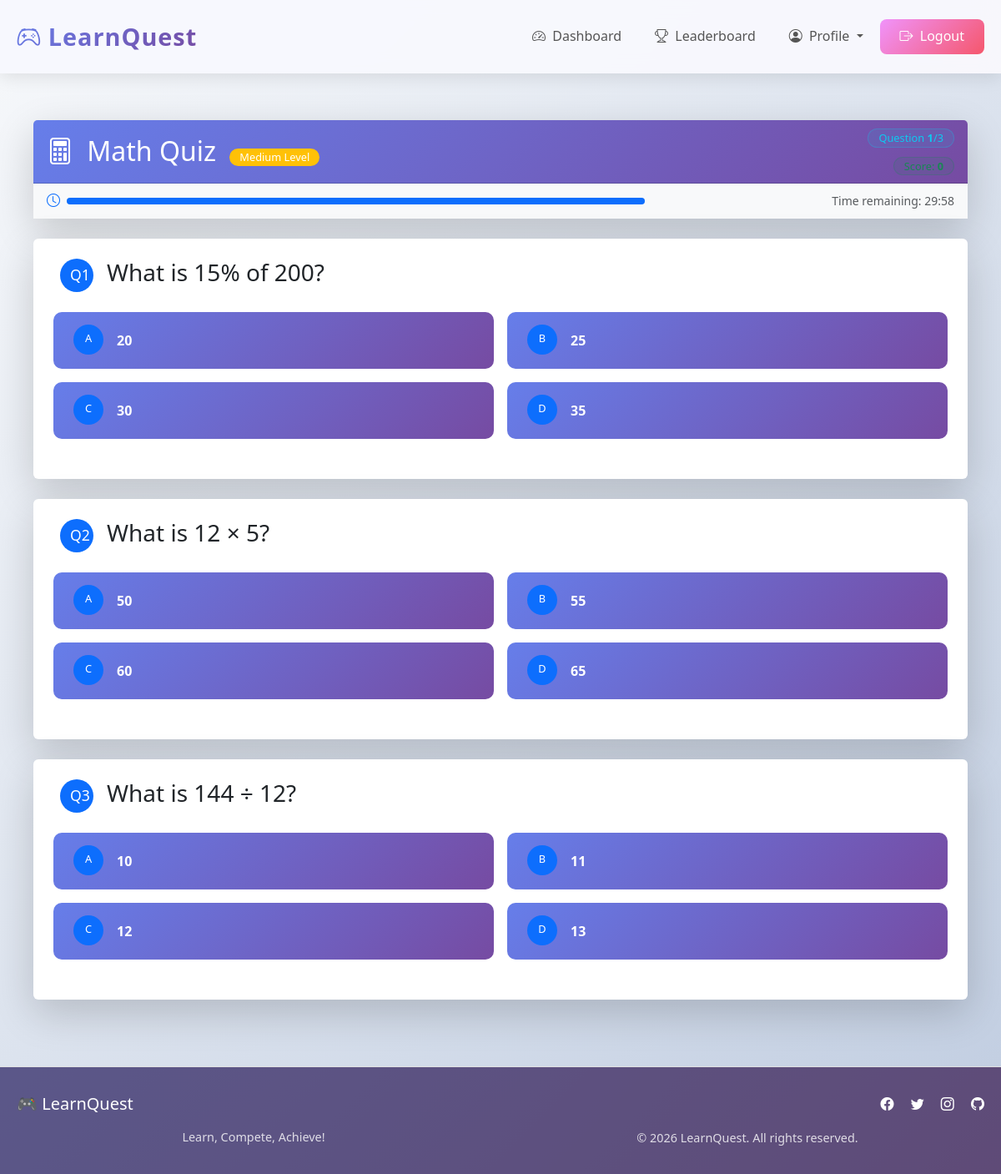
The page /quiz/Math/medium (signed in) on the database its author committed.
### tables this page shows
CREATE TABLE questions (
        id INTEGER PRIMARY KEY AUTOINCREMENT,
        subject TEXT,
        difficulty TEXT,
        question TEXT,
        option_a TEXT,
        option_b TEXT,
        option_c TEXT,
        option_d TEXT,
        correct_answer TEXT,
        explanation TEXT
    );

### app.py (the view)
@app.route('/quiz/<subject>/<difficulty>')
def quiz(subject, difficulty):
    if 'user_id' not in session:
        return redirect(url_for('login'))
    is_daily = request.args.get('daily') == 'true'
    conn = get_db()
    questions = conn.execute('SELECT * FROM questions WHERE subject = ? AND difficulty = ? ORDER BY RANDOM() LIMIT 5',
                            (subject, difficulty)).fetchall()
    conn.close()
    return render_template('quiz.html', questions=questions, subject=subject, difficulty=difficulty, is_daily=is_daily)

### app.py (called while the page is built)
def get_db():
    conn = sqlite3.connect('quiz_platform.db')
    conn.row_factory = sqlite3.Row
    return conn

### templates/quiz.html (shortened to what this page needs)
{% extends "base.html" %}
{% block content %}
<div class="container py-4">
    <div class="row mb-4">
        <div class="col-12">
            <div class="card border-0 shadow-lg animate-fade-in-up">
                <div class="card-header bg-gradient-primary text-white">
                    <div class="row align-items-center">
                        <div class="col-md-8">
                            <h2 class="mb-0">
                                <i
                                    class="bi bi-{% if subject == 'Math' %}calculator{% elif subject == 'Science' %}flask{% elif subject == 'History' %}clock-history{% else %}question-circle{% endif %} me-2"></i>
                                {{ subject }} Quiz
                                <span
                                    class="badge bg-{{ 'success' if difficulty == 'easy' else 'warning' if difficulty == 'medium' else 'danger' }} ms-2">
                                    {{ difficulty|capitalize }} Level
                                </span>
                            </h2>
                        </div>
                        <div class="col-md-4 text-md-end">
                            <div class="d-flex flex-column align-items-md-end">
                                <div class="mb-2">
                                    <span
                                        class="badge bg-info bg-opacity-10 text-info border border-info border-opacity-25">
                                        Question <span id="current-question" class="fw-bold">1</span>/{{
                                        questions|length }}
                                    </span>
                                </div>
                                <div>
                                    <span
                                        class="badge bg-success bg-opacity-10 text-success border border-success border-opacity-25">
                                        Score: <span id="score" class="fw-bold">0</span>
                                    </span>
                                </div>
                            </div>
                        </div>
                    </div>
                </div>
                <div class="card-body py-2 bg-light">
                    <div class="row align-items-center">
                        <div class="col-md-8">
                            <div class="d-flex align-items-center">
                                <i class="bi bi-clock text-primary me-2"></i>
                                <div class="progress flex-grow-1" style="height: 8px;">
                                    <div class="progress-bar bg-primary" id="timer-bar" role="progressbar"
                                        style="width: 100%"></div>
                                </div>
                            </div>
                        </div>
                        <div class="col-md-4 text-md-end">
                            <span class="text-muted small">Time remaining: <span id="timer">30:00</span></span>
                        </div>
                    </div>
                </div>
            </div>
        </div>
    </div>
    <div id="quiz-area">
        {% for question in questions %}
        <div class="question-card" data-question="{{ loop.index }}" data-answer="{{ question.correct_answer }}">
            <div class="card border-0 shadow-lg mb-4 animate-fade-in-up">
                <div class="card-body p-4">
                    <div class="mb-4">
                        <div class="d-flex align-items-start mb-3">
                            <span class="badge bg-primary me-3"
                                style="width: 40px; height: 40px; line-height: 30px; font-size: 1.1rem;">
                                Q{{ loop.index }}
                            </span>
                            <h3 class="card-title mb-0 flex-grow-1">{{ question.question }}</h3>
                        </div>
                    </div>
                    <div class="row g-3 mb-4">
                        {% set options = [
                        ('a', question.option_a),
                        ('b', question.option_b),
                        ('c', question.option_c),
                        ('d', question.option_d)
                        ] %}
                        {% for opt, text in options %}
                        <div class="col-md-6">
                            <div class="option-card">
                                <button class="btn btn-outline-primary w-100 text-start p-3 h-100 option-btn"
                                    data-option="{{ opt }}">
                                    <div class="d-flex align-items-center">
                                        <span class="badge bg-primary me-3"
                                            style="width: 36px; height: 36px; line-height: 24px;">
                                            {{ opt|upper }}
                                        </span>
                                        <span class="flex-grow-1">{{ text }}</span>
                                    </div>
                                </button>
                            </div>
                        </div>
                        {% endfor %}
                    </div>
                </div>
            </div>
        </div>
        {% endfor %}
    </div>
</div>
{% endblock %}

### static/style.css (style rules this page uses)
* { margin: 0; padding: 0; box-sizing: border-box; }
body { font-family: 'Segoe UI', Tahoma, Geneva, Verdana, sans-serif; line-height: 1.6; color: #333; background: linear-gradient(135deg, #667eea 0%, #764ba2 100%); min-height: 100vh; }
.container { max-width: 1200px; margin: 0 auto; padding: 0 20px; }
.btn { display: inline-block; padding: 0.75rem 2rem; background: linear-gradient(135deg, #667eea 0%, #764ba2 100%); color: white; border: none; border-radius: 8px; font-size: 1rem; font-weight: 600; cursor: pointer; transition: all 0.3s ease; text-decoration: none; text-align: center; }
.badge { display: inline-block; padding: 0.25rem 0.75rem; border-radius: 20px; font-size: 0.8rem; font-weight: 600; margin-left: 0.5rem; }

### templates/base.html (style rules this page uses)
:root { --primary-gradient: linear-gradient(135deg, #667eea 0%, #764ba2 100%); --primary-color: #667eea; --secondary-color: #764ba2; --success-color: #43e97b; --danger-color: #fa709a; --warning-color: #ffd24d; --info-color: #3b4a575f; --dark-color: #4a4c4f82; --light-color: #f8f9fa; }
.animate-fade-in-up { animation: fadeInUp 0.5s ease-out; }

### templates/quiz.html (style rules this page uses)
.bg-gradient-primary { background: linear-gradient(135deg, #667eea 0%, #764ba2 100%) !important; }
.animate-fade-in-up { animation: fadeInUp 0.5s ease-out; }
.option-card .btn { transition: all 0.3s ease; border-radius: 10px; border-width: 2px; }
.progress-bar { transition: width 1s linear; }
.badge { font-weight: 500; }

### rows shown on the page
questions: question "What is 15% of 200?", opt "A", option_a "20", opt "B", option_b "25", correct_answer "C", option_c "30", opt "D", option_d "35"
questions: question "What is 12 × 5?", opt "A", option_a "50", opt "B", option_b "55", correct_answer "C", option_c "60", opt "D", option_d "65"
questions: question "What is 144 ÷ 12?", opt "A", option_a "10", opt "B", option_b "11", correct_answer "C", option_c "12", opt "D", option_d "13"

### other values the page prints
{{ subject }} "Math"
{{ difficulty|capitalize }} "Medium"
{{ questions|length }} "3"
